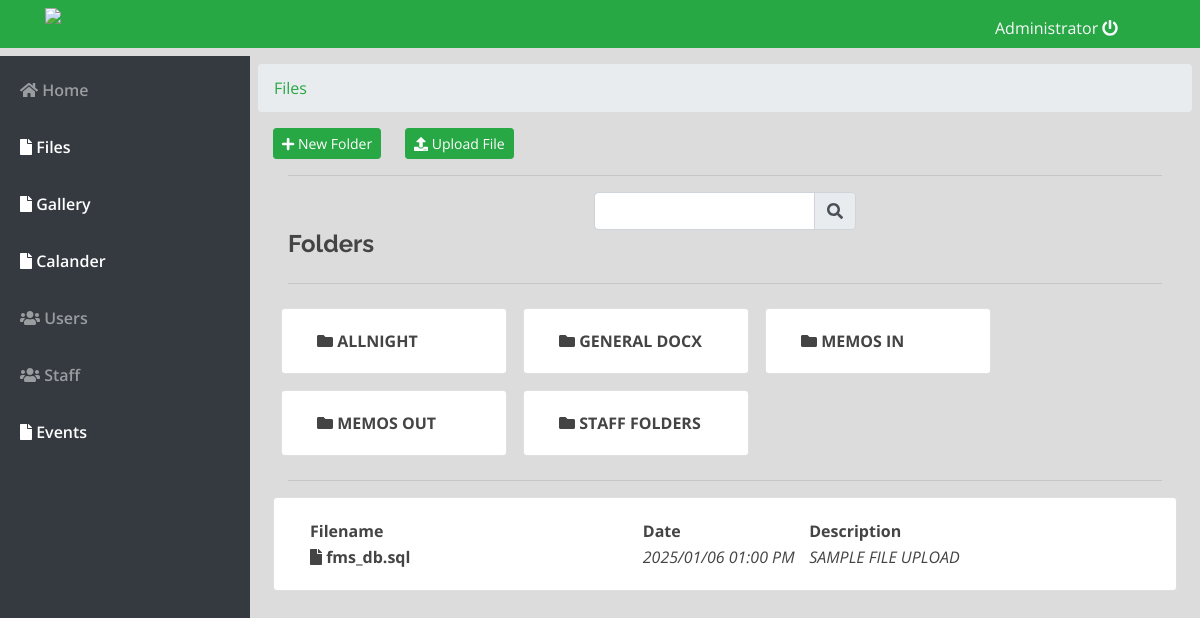
/index.php?page=files (signed in), run on the app's committed database.
### tables this page shows
CREATE TABLE `folders` (
  `id` int(30) NOT NULL,
  `user_id` int(30) NOT NULL,
  `name` varchar(200) NOT NULL,
  `parent_id` int(30) NOT NULL DEFAULT 0
);

CREATE TABLE `files` (
  `id` int(11) NOT NULL,
  `name` varchar(200) NOT NULL,
  `description` text NOT NULL,
  `user_id` int(30) NOT NULL,
  `folder_id` int(30) NOT NULL,
  `file_type` varchar(50) NOT NULL,
  `file_path` text NOT NULL,
  `is_public` tinyint(1) DEFAULT 0,
  `date_updated` datetime NOT NULL DEFAULT current_timestamp() ON UPDATE current_timestamp()
);

### files.php (the view, shortened to what this page needs)
<?php
include 'db_connect.php';
$folder_parent = isset($_GET['fid'])? $_GET['fid'] : 0;
$folders = $conn->query("SELECT * FROM folders where parent_id = $folder_parent and user_id = '".$_SESSION['login_id']."'  order by name asc");
$files = $conn->query("SELECT * FROM files where folder_id = $folder_parent and user_id = '".$_SESSION['login_id']."'  order by name asc");
?>
<nav aria-label="breadcrumb ">
  <ol class="breadcrumb">
	<li class="breadcrumb-item"><a class="text-success" href="index.php?page=files">Files</a></li>
  </ol>
</nav>
<div class="container-fluid">
	<div class="col-lg-12">
		<div class="row">
			<button class="btn btn-success btn-sm" id="new_folder"><i class="fa fa-plus"></i> New Folder</button>
			<button class="btn btn-success btn-sm ml-4" id="new_file"><i class="fa fa-upload"></i> Upload File</button>
		</div>
		<hr>
		<div class="row">
			<div class="col-lg-12">
			<div class="col-md-4 input-group offset-4">
  				<input type="text" class="form-control" id="search" aria-label="Small" aria-describedby="inputGroup-sizing-sm">
  				<div class="input-group-append">
   					 <span class="input-group-text" id="inputGroup-sizing-sm"><i class="fa fa-search"></i></span>
  				</div>
			</div>
			</div>
		</div>
		<div class="row">
			<div class="col-md-12"><h4><b>Folders</b></h4></div>
		</div>
		<hr>
		<div class="row">
			<?php
			while($row=$folders->fetch_assoc()):
			?>
				<div class="card col-md-3 mt-2 ml-2 mr-2 mb-2 folder-item" data-id="<?php echo $row['id'] ?>">
					<div class="card-body">
							<large><span><i class="fa fa-folder"></i></span><b class="to_folder"> <?php echo $row['name'] ?></b></large>
					</div>
				</div>
			<?php endwhile; ?>
		</div>
		<hr>
		<div class="row">
			<div class="card col-md-12">
				<div class="card-body">
					<table width="100%">
						<tr>
							<th width="40%" class="">Filename</th>
							<th width="20%" class="">Date</th>
							<th width="40%" class="">Description</th>
						</tr>
						<?php
					while($row=$files->fetch_assoc()):
						$name = explode(' ||',$row['name']);
						$name = isset($name[1]) ? $name[0] ." (".$name[1].").".$row['file_type'] : $name[0] .".".$row['file_type'];
						$icon ='fa-file';
					?>
						<tr class='file-item' data-id="<?php echo $row['id'] ?>" data-name="<?php echo $name ?>">
							<td><large><span><i class="fa <?php echo $icon ?>"></i></span><b class="to_file"> <?php echo $name ?></b></large>
							</td>
							<td><i class="to_file"><?php echo date('Y/m/d h:i A',strtotime($row['date_updated'])) ?></i></td>
							<td><i class="to_file"><?php echo $row['description'] ?></i></td>
						</tr>
					<?php endwhile; ?>
					</table>
				</div>
			</div>
		</div>
	</div>
</div>

### assets/css/style.css (style rules this page uses)
body { font-family: "Open Sans", sans-serif; color: #444444; width: 100%; height: calc(100%); }
a { color: #1977cc; }
h1, h2, h3, h4, h5, h6 { font-family: "Raleway", sans-serif; }

### index.php (style rules this page uses)
body { background: #80808045; }

### files.php (style rules this page uses)
.folder-item { cursor: pointer; }
.file-item { cursor: pointer; }

### data on the page
folders: name "ALLNIGHT"
folders: name "GENERAL DOCX"
folders: name "MEMOS IN"
folders: name "MEMOS OUT"
folders: name "STAFF FOLDERS"
files: name "fms_db.sql", date_updated "2025/01/06 01:00 PM", description "SAMPLE FILE UPLOAD"

### other printed values
$_SESSION['login_name'] "Administrator"
